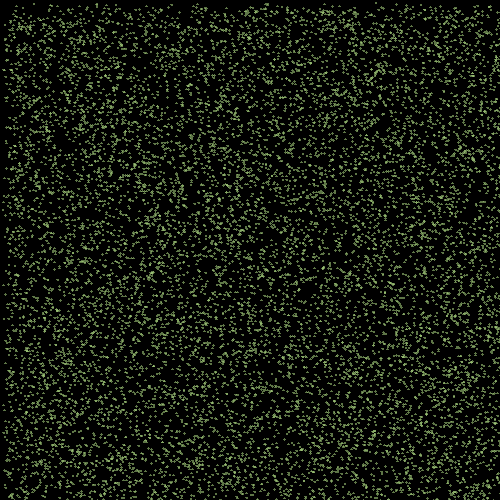
Frame 1 (no input)
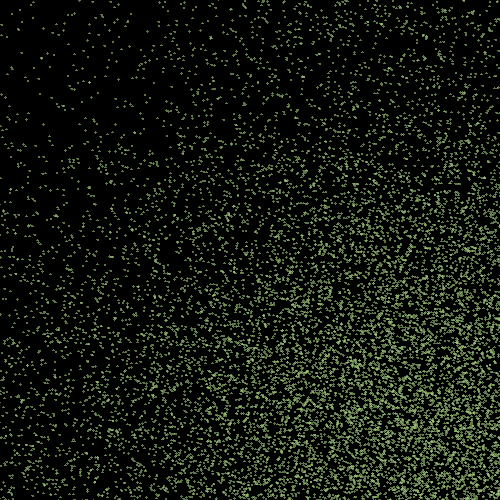
Frame 60 (the mouse pressed at the canvas centre just before this capture)
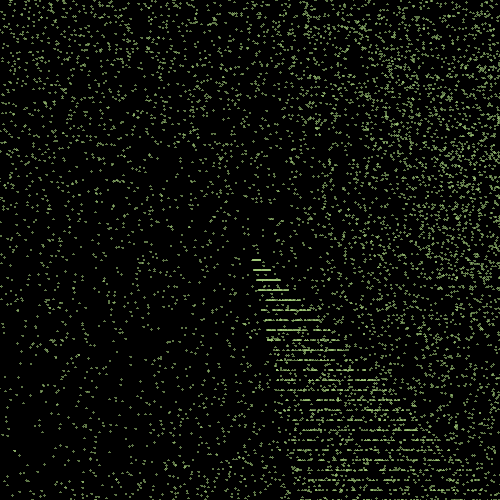
Frame 120 (the mouse held since frame 60 and released just before this capture)

The Processing sketch that drew these frames (run headless with seeded random() and noise(); from frame 60 on, the mouse is pressed at the canvas centre):

// Processing sketch: processing_119497
// ── processing_119497.pde

int bolas = 12000;

float[] posX = new float[bolas];
float[] posY = new float[bolas];
float[] velX = new float[bolas];
float[] velY = new float[bolas];
int sz = 3;

void setup() {
  size(500, 500);
  noStroke();
  noSmooth();
  colorMode(HSB);
  fill(random(100), 100, 200, 150);


  for (int i=0; i<posX.length; i++) {
    posX[i] = random(0, 500);
    posY[i] = random(0, 500);
    velX[i] = random(2, 10);
    velY[i] = random(2, 10);
  }
}

void draw() {

  background(0, 30);


  for (int i=0; i<posX.length; i++) {

    posX[i] += velX[i];
    posY[i] += velY[i];

    ellipse(posX[i], posY[i], sz, sz);

    if ((posX[i]<=0)||(posX[i]>=width)) {
      velX[i] = -velX[i];
    } 

    if (( posY[i]<=0)||( posY[i]>=height)) {
      velY[i] = -velY[i];

      if (mousePressed == true) {
        velX[i] = random(2, 10);
        velY[i] = random(10, 2);
      }

      if ((posX[i]<mouseX)&&(posY[i]<mouseY)) {
        posX[i] = mouseX;
        posY[i] = mouseY;
      }
    }
  }
}
